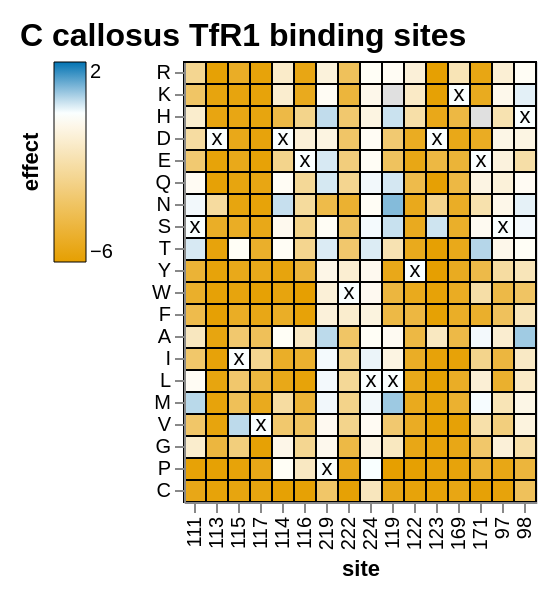

The code cell stored with this chart in its notebook:
### Code cell
callosus_TfR1_chart = polyclonal.plot.lineplot_and_heatmap(
    data_df=callosus_scores,
    stat_col="effect",
    category_col="phenotype",
    alphabet=alphabet,
    addtl_tooltip_stats=addtl_tooltip_stats,
    addtl_slider_stats=addtl_slider_stats,
    init_floor_at_zero=False,
    init_site_statistic="mean",
    show_zoombar=False,
    show_lineplot=False,
    sites=TfR1_sites,
    plot_title="C callosus TfR1 binding sites",
    heatmap_max_at_least=2,
    heatmap_min_at_least=-1,
)

callosus_TfR1_chart

### Figure 1 — Vega-Lite specification as saved in the notebook (floating-point values rounded to 4 significant figures; data arrays with more than 128 entries replaced by an {"elided": "..."} marker saying what was removed)
{"config": {"view": {"continuousWidth": 300, "continuousHeight": 300}, "axis": {"grid": false, "labelOverlap": "parity"}, "padding": 10}, "vconcat": [{"vconcat": [{"layer": [{"mark": {"type": "rect", "color": "#E0E0E0"}, "encoding": {"x": {"field": "site", "sort": {"field": "_stat_site_order", "order": "ascending"}, "type": "ordinal"}, "y": {"field": "mutant", "scale": {"domain": ["R", "K", "H", "D", "E", "Q", "N", "S", "T", "Y", "W", "F", "A", "I", "L", "M", "V", "G", "P", "C"]}, "sort": ["R", "K", "H", "D", "E", "Q", "N", "S", "T", "Y", "W", "F", "A", "I", "L", "M", "V", "G", "P", "C"], "title": null, "type": "nominal"}}, "name": "view_12", "transform": [{"lookup": "site", "from": {"data": {"name": "data-1c123f0d4510949dbe86176d4f61c647"}, "key": "site", "fields": ["wildtype", "_stat_site_order"]}}, {"calculate": "if(isFinite(datum['effect']),datum['effect'],NaN)", "as": "effect"}, {"calculate": "if(isFinite(datum['times_seen']),datum['times_seen'],NaN)", "as": "times_seen"}, {"calculate": "max(datum['effect'],floor_at_zero['floor'])", "as": "_stat"}, {"calculate": "false", "as": "_stat_hide"}, {"filter": "(((datum['times_seen'] >= (param_22 - 1e-06)) || (!isFinite(datum['times_seen']))) || datum['_stat_hide'])"}, {"filter": "(((datum['n_selections'] >= (param_23 - 1e-06)) || (!isFinite(datum['n_selections']))) || datum['_stat_hide'])"}, {"calculate": "if(datum['_stat_hide'],-5.816,datum['_stat'])", "as": "_stat_not_hidden"}, {"joinaggregate": [{"op": "max", "field": "_stat_not_hidden", "as": "_stat_site_max"}], "groupby": ["site"]}, {"filter": "((datum['_stat_site_max'] >= (param_24 - 1e-06)) || (!isFinite(datum['_stat_site_max'])))"}, {"calculate": "(datum.wildtype !== datum.mutant)", "as": "_stat_not_wildtype"}, {"joinaggregate": [{"op": "max", "field": "_stat_not_wildtype", "as": "_stat_site_has_non_wildtype"}], "groupby": ["site"]}, {"filter": "datum['_stat_site_has_non_wildtype']"}, {"filter": {"param": "param_26"}}, {"impute": "_stat_dummy", "key": "mutant", "groupby": ["site"], "keyvals": ["R", "K", "H", "D", "E", "Q", "N", "S", "T", "Y", "W", "F", "A", "I", "L", "M", "V", "G", "P", "C"], "value": null}]}, {"mark": {"type": "rect"}, "encoding": {"color": {"value": "silver"}, "stroke": {"value": "black"}, "tooltip": [{"field": "site", "type": "nominal"}, {"field": "wildtype", "type": "nominal"}, {"field": "mutant", "type": "nominal"}, {"field": "effect", "format": ".3g", "type": "quantitative"}, {"field": "n_selections", "type": "nominal"}, {"field": "times_seen", "format": ".3g", "type": "quantitative"}], "x": {"axis": {"labels": true, "ticks": true, "title": "site"}, "field": "site", "sort": {"field": "_stat_site_order", "order": "ascending"}, "type": "ordinal"}, "y": {"field": "mutant", "scale": {"domain": ["R", "K", "H", "D", "E", "Q", "N", "S", "T", "Y", "W", "F", "A", "I", "L", "M", "V", "G", "P", "C"]}, "sort": ["R", "K", "H", "D", "E", "Q", "N", "S", "T", "Y", "W", "F", "A", "I", "L", "M", "V", "G", "P", "C"], "title": null, "type": "nominal"}}, "title": {"text": "", "anchor": "middle", "color": "#0072B2", "orient": "left"}, "transform": [{"lookup": "site", "from": {"data": {"name": "data-1c123f0d4510949dbe86176d4f61c647"}, "key": "site", "fields": ["wildtype", "_stat_site_order"]}}, {"calculate": "if(isFinite(datum['effect']),datum['effect'],NaN)", "as": "effect"}, {"calculate": "if(isFinite(datum['times_seen']),datum['times_seen'],NaN)", "as": "times_seen"}, {"calculate": "max(datum['effect'],floor_at_zero['floor'])", "as": "_stat"}, {"calculate": "false", "as": "_stat_hide"}, {"filter": "(((datum['times_seen'] >= (param_22 - 1e-06)) || (!isFinite(datum['times_seen']))) || datum['_stat_hide'])"}, {"filter": "(((datum['n_selections'] >= (param_23 - 1e-06)) || (!isFinite(datum['n_selections']))) || datum['_stat_hide'])"}, {"calculate": "if(datum['_stat_hide'],-5.816,datum['_stat'])", "as": "_stat_not_hidden"}, {"joinaggregate": [{"op": "max", "field": "_stat_not_hidden", "as": "_stat_site_max"}], "groupby": ["site"]}, {"filter": "((datum['_stat_site_max'] >= (param_24 - 1e-06)) || (!isFinite(datum['_stat_site_max'])))"}, {"calculate": "(datum.wildtype !== datum.mutant)", "as": "_stat_not_wildtype"}, {"joinaggregate": [{"op": "max", "field": "_stat_not_wildtype", "as": "_stat_site_has_non_wildtype"}], "groupby": ["site"]}, {"filter": "datum['_stat_site_has_non_wildtype']"}, {"filter": {"param": "param_26"}}, {"filter": "(datum['phenotype'] === 'functional_effect')"}, {"filter": "datum['_stat_hide']"}]}, {"mark": {"type": "rect"}, "encoding": {"color": {"field": "_stat", "legend": {"gradientLength": 100, "gradientStrokeColor": "black", "gradientStrokeWidth": 0.5, "orient": "left", "title": "effect", "titleOrient": "left"}, "scale": {"clamp": true, "domainMax": 2, "domainMid": 0, "domainMin": {"expr": "floor_at_zero.floor"}, "nice": false, "range": ["#e69f00", "#e7a40d", "#e9a91b", "#eaae28", "#ebb336", "#edb843", "#eebd51", "#efc25e", "#f1c76b", "#f2cc79", "#f3d286", "#f4d794", "#f6dca1", "#f7e1ae", "#f8e6bc", "#faebc9", "#fbf0d7", "#fcf5e4", "#fefaf2", "#ffffff", "#f2f8fb", "#e4f0f7", "#d7e9f3", "#c9e1ef", "#bcdaeb", "#aed2e7", "#a1cbe3", "#94c4df", "#86bcdb", "#79b5d6", "#6badd2", "#5ea6ce", "#519fca", "#4397c6", "#3690c2", "#2888be", "#1b81ba", "#0d79b6", "#0072b2"], "type": "linear", "zero": true}, "type": "quantitative"}, "stroke": {"value": "black"}, "tooltip": [{"field": "site", "type": "nominal"}, {"field": "wildtype", "type": "nominal"}, {"field": "mutant", "type": "nominal"}, {"field": "effect", "format": ".3g", "type": "quantitative"}, {"field": "n_selections", "type": "nominal"}, {"field": "times_seen", "format": ".3g", "type": "quantitative"}], "x": {"axis": {"labels": true, "ticks": true, "title": "site"}, "field": "site", "sort": {"field": "_stat_site_order", "order": "ascending"}, "type": "ordinal"}, "y": {"field": "mutant", "scale": {"domain": ["R", "K", "H", "D", "E", "Q", "N", "S", "T", "Y", "W", "F", "A", "I", "L", "M", "V", "G", "P", "C"]}, "sort": ["R", "K", "H", "D", "E", "Q", "N", "S", "T", "Y", "W", "F", "A", "I", "L", "M", "V", "G", "P", "C"], "title": null, "type": "nominal"}}, "title": {"text": "", "anchor": "middle", "color": "#0072B2", "orient": "left"}, "transform": [{"lookup": "site", "from": {"data": {"name": "data-1c123f0d4510949dbe86176d4f61c647"}, "key": "site", "fields": ["wildtype", "_stat_site_order"]}}, {"calculate": "if(isFinite(datum['effect']),datum['effect'],NaN)", "as": "effect"}, {"calculate": "if(isFinite(datum['times_seen']),datum['times_seen'],NaN)", "as": "times_seen"}, {"calculate": "max(datum['effect'],floor_at_zero['floor'])", "as": "_stat"}, {"calculate": "false", "as": "_stat_hide"}, {"filter": "(((datum['times_seen'] >= (param_22 - 1e-06)) || (!isFinite(datum['times_seen']))) || datum['_stat_hide'])"}, {"filter": "(((datum['n_selections'] >= (param_23 - 1e-06)) || (!isFinite(datum['n_selections']))) || datum['_stat_hide'])"}, {"calculate": "if(datum['_stat_hide'],-5.816,datum['_stat'])", "as": "_stat_not_hidden"}, {"joinaggregate": [{"op": "max", "field": "_stat_not_hidden", "as": "_stat_site_max"}], "groupby": ["site"]}, {"filter": "((datum['_stat_site_max'] >= (param_24 - 1e-06)) || (!isFinite(datum['_stat_site_max'])))"}, {"calculate": "(datum.wildtype !== datum.mutant)", "as": "_stat_not_wildtype"}, {"joinaggregate": [{"op": "max", "field": "_stat_not_wildtype", "as": "_stat_site_has_non_wildtype"}], "groupby": ["site"]}, {"filter": "datum['_stat_site_has_non_wildtype']"}, {"filter": {"param": "param_26"}}, {"filter": "(datum['phenotype'] === 'functional_effect')"}, {"filter": "(!datum['_stat_hide'])"}]}, {"mark": {"type": "text", "color": "black", "text": "x"}, "encoding": {"x": {"field": "site", "sort": {"field": "_stat_site_order", "order": "ascending"}, "type": "ordinal"}, "y": {"field": "mutant", "scale": {"domain": ["R", "K", "H", "D", "E", "Q", "N", "S", "T", "Y", "W", "F", "A", "I", "L", "M", "V", "G", "P", "C"]}, "sort": ["R", "K", "H", "D", "E", "Q", "N", "S", "T", "Y", "W", "F", "A", "I", "L", "M", "V", "G", "P", "C"], "title": null, "type": "nominal"}}, "transform": [{"lookup": "site", "from": {"data": {"name": "data-1c123f0d4510949dbe86176d4f61c647"}, "key": "site", "fields": ["wildtype", "_stat_site_order"]}}, {"calculate": "if(isFinite(datum['effect']),datum['effect'],NaN)", "as": "effect"}, {"calculate": "if(isFinite(datum['times_seen']),datum['times_seen'],NaN)", "as": "times_seen"}, {"calculate": "max(datum['effect'],floor_at_zero['floor'])", "as": "_stat"}, {"calculate": "false", "as": "_stat_hide"}, {"filter": "(((datum['times_seen'] >= (param_22 - 1e-06)) || (!isFinite(datum['times_seen']))) || datum['_stat_hide'])"}, {"filter": "(((datum['n_selections'] >= (param_23 - 1e-06)) || (!isFinite(datum['n_selections']))) || datum['_stat_hide'])"}, {"calculate": "if(datum['_stat_hide'],-5.816,datum['_stat'])", "as": "_stat_not_hidden"}, {"joinaggregate": [{"op": "max", "field": "_stat_not_hidden", "as": "_stat_site_max"}], "groupby": ["site"]}, {"filter": "((datum['_stat_site_max'] >= (param_24 - 1e-06)) || (!isFinite(datum['_stat_site_max'])))"}, {"calculate": "(datum.wildtype !== datum.mutant)", "as": "_stat_not_wildtype"}, {"joinaggregate": [{"op": "max", "field": "_stat_not_wildtype", "as": "_stat_site_has_non_wildtype"}], "groupby": ["site"]}, {"filter": "datum['_stat_site_has_non_wildtype']"}, {"filter": {"param": "param_26"}}, {"filter": "(datum.wildtype === datum.mutant)"}]}], "height": {"step": 11}, "width": {"step": 11}}], "resolve": {"scale": {"color": "shared", "x": "shared"}}, "spacing": 10}], "data": {"name": "data-a79d7cf19eb026dabdc96172b4e9e60e"}, "params": [{"name": "floor_at_zero", "select": {"type": "point", "fields": ["floor"]}, "bind": {"input": "radio", "options": [0, -5.816], "labels": ["yes", "no"], "name": "floor effect at zero"}, "value": [{"floor": -5.816}], "views": ["view_12"]}, {"name": "param_26", "select": {"type": "interval", "encodings": ["x"], "mark": {"stroke": "black", "strokeWidth": 2}}, "views": ["view_12"]}, {"name": "param_22", "bind": {"input": "range", "max": 23.0, "min": 0.5, "name": "minimum times_seen"}, "value": 2}, {"name": "param_23", "bind": {"input": "range", "max": 2.0, "min": 1.0, "name": "minimum n_selections"}, "value": 2}, {"name": "param_24", "bind": {"input": "range", "max": 2, "min": -5.816, "name": "minimum max of effect at site"}, "value": -5.816}], "resolve": {"scale": {"color": "independent"}}, "title": {"text": "C callosus TfR1 binding sites", "align": "left", "anchor": "start", "fontSize": 16}, "$schema": "https://vega.github.io/schema/vega-lite/v5.20.1.json", "datasets": {"data-a79d7cf19eb026dabdc96172b4e9e60e": {"elided": "320 records"}, "data-1c123f0d4510949dbe86176d4f61c647": [{"site": 97, "wildtype": "S", "_stat_site_order": 14}, {"site": 98, "wildtype": "H", "_stat_site_order": 15}, {"site": 111, "wildtype": "S", "_stat_site_order": 0}, {"site": 113, "wildtype": "D", "_stat_site_order": 1}, {"site": 114, "wildtype": "D", "_stat_site_order": 4}, {"site": 115, "wildtype": "I", "_stat_site_order": 2}, {"site": 116, "wildtype": "E", "_stat_site_order": 5}, {"site": 117, "wildtype": "V", "_stat_site_order": 3}, {"site": 119, "wildtype": "L", "_stat_site_order": 9}, {"site": 122, "wildtype": "Y", "_stat_site_order": 10}, {"site": 123, "wildtype": "D", "_stat_site_order": 11}, {"site": 169, "wildtype": "K", "_stat_site_order": 12}, {"site": 171, "wildtype": "E", "_stat_site_order": 13}, {"site": 219, "wildtype": "P", "_stat_site_order": 6}, {"site": 222, "wildtype": "W", "_stat_site_order": 7}, {"site": 224, "wildtype": "L", "_stat_site_order": 8}]}}
